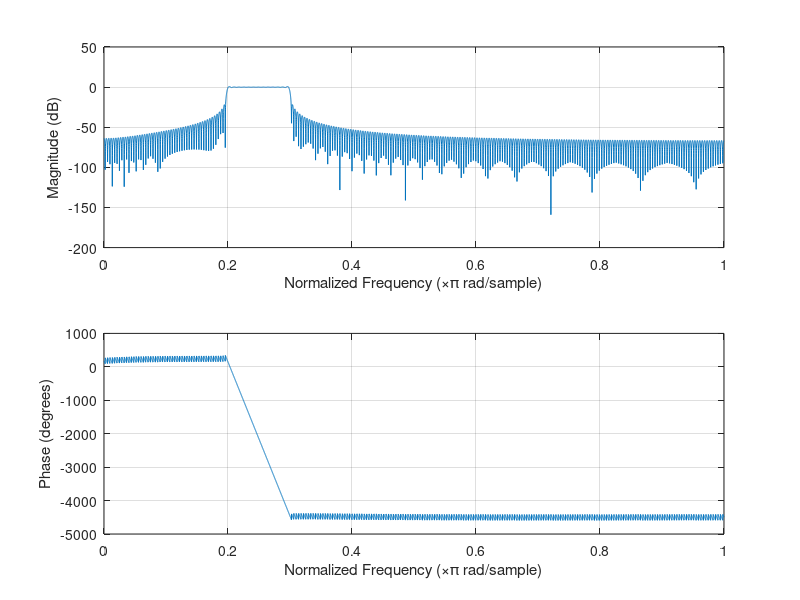
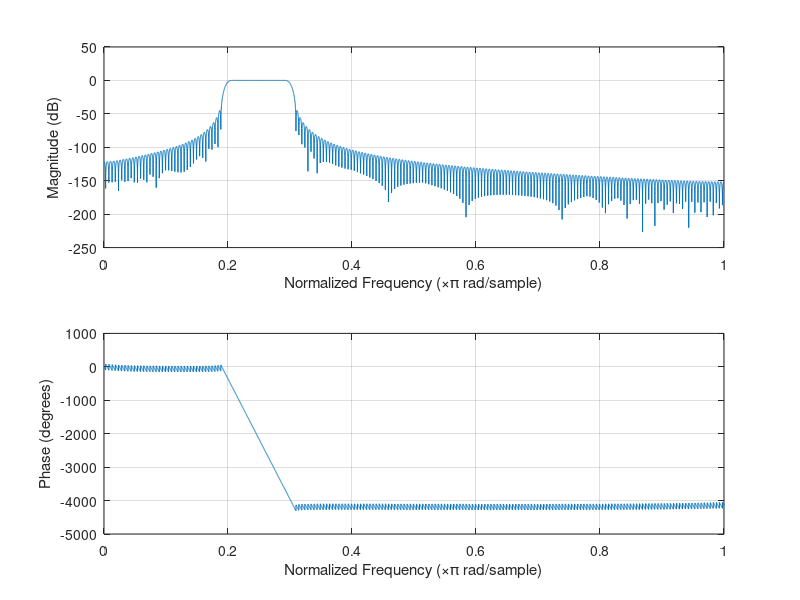
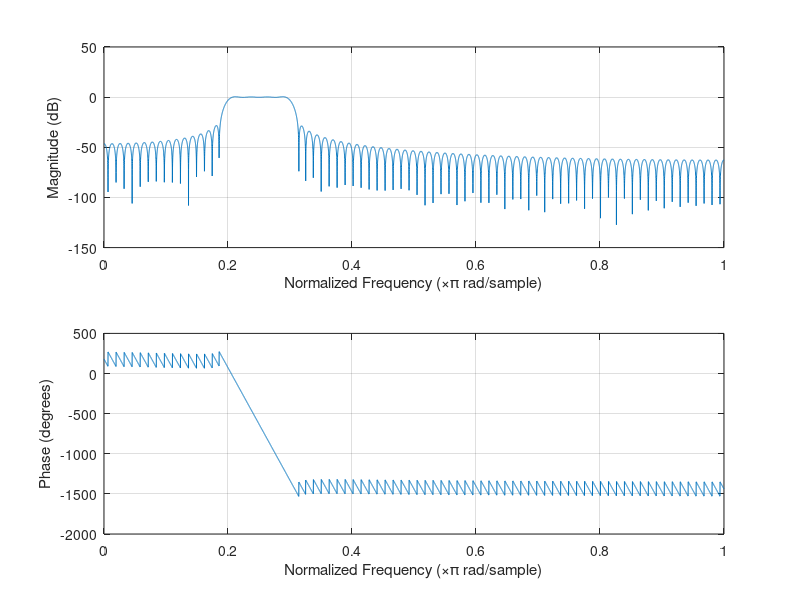
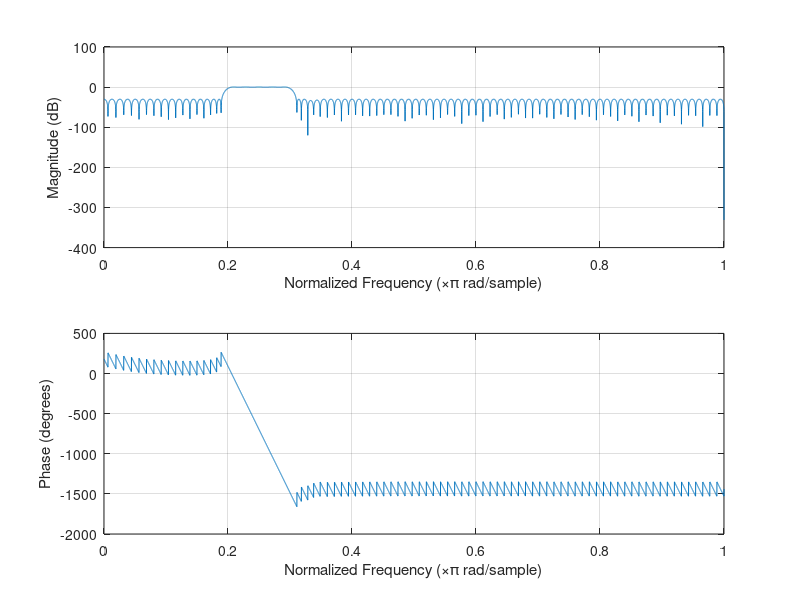

MATLAB code to generate these figures, in order: (Note: this script raises an error after producing the figures.)
%{
Digital BPF:
Max passband ripple: 1dB            Min stopband attenuation: 30dB
Lower passband edge: 0.2pi          Lower stopband edge: 0.19pi
Upper passband edge: 0.3pi          Upper stopband edge: 0.31pi
1. FIR Window (Rectangular, Hanning)
2. FIR LS
3. FIR Park McClellan
4. IIR Butterworth
5. IIR Chebyshev
6. IIR Inverse Chebyshev
7. IIR Elliptic
%}
%% 1.a FIR-Rectangular window
N=512;
h1 = fir1(N, [0.199 0.301], 'bandpass', rectwin(N+1));
freqz(h1, 1, 10000);
%figure;
%h1_dash = bitprecision(10,1,N+1,h1);     %used for finite word length
%fvtool(h1,1,h1_dash,1);
%% 1.b.FIR-Hanning window
N=400;
h1 = fir1(N, [0.198 0.302], 'bandpass', hann(N+1));
figure;
freqz(h1,1,10000);
%% 2.FIR-LS
h1 = firls(155,[0 0.19 0.203 0.297 0.31 1],[0 0 1 1 0 0]);
figure;
freqz(h1,1,10000);
%% 3.FIR-Parks-McClellan
N=175;
h1=firpm(N,[0 0.19 0.205 0.295 0.31 1],[0 0 1 1 0 0]);
figure;
freqz(h1,1,10000);
%% 4.Butterworth IIR
[z,p,k] = butter(52,[0.2 0.3],'bandpass');
sos = zp2sos(z,p,k);
fvtool(sos);
xlim([0.18 0.32]);
ylim([-45 5]);
%% 5.Chebyshev IIR
[z,p,k] = cheby1(18,1,[0.2 0.3],'bandpass');
sos = zp2sos(z,p,k);
fvtool(sos);
xlim([0.18 0.32]);
ylim([-45 5]);
%% 6.Inverse Chebyshev IIR
[z,p,k] = cheby2(18,30,[0.19 0.31],'bandpass');
sos = zp2sos(z,p,k);
fvtool(sos);
xlim([0.18 0.32]);
ylim([-45 5]);
%% 7.Elliptic IIR
[z,p,k] = ellip(10,1,30,[0.2 0.3],'bandpass');
sos = zp2sos(z,p,k);
fvtool(sos);
xlim([0.18 0.32]);
ylim([-45 5]);